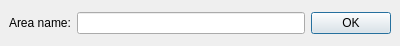
<ui version="4.0" >
 <class>AreaNameClass</class>
 <widget class="QDialog" name="AreaNameClass" >
  <property name="windowModality" >
   <enum>Qt::ApplicationModal</enum>
  </property>
  <property name="geometry" >
   <rect>
    <x>0</x>
    <y>0</y>
    <width>400</width>
    <height>46</height>
   </rect>
  </property>
  <property name="sizePolicy" >
   <sizepolicy>
    <hsizetype>5</hsizetype>
    <vsizetype>0</vsizetype>
    <horstretch>0</horstretch>
    <verstretch>0</verstretch>
   </sizepolicy>
  </property>
  <property name="maximumSize" >
   <size>
    <width>16777215</width>
    <height>46</height>
   </size>
  </property>
  <property name="windowTitle" >
   <string>Modify Area Name</string>
  </property>
  <layout class="QGridLayout" >
   <property name="margin" >
    <number>9</number>
   </property>
   <property name="spacing" >
    <number>6</number>
   </property>
   <item row="0" column="0" >
    <layout class="QHBoxLayout" >
     <property name="margin" >
      <number>0</number>
     </property>
     <property name="spacing" >
      <number>6</number>
     </property>
     <item>
      <widget class="QLabel" name="label" >
       <property name="text" >
        <string>Area name:</string>
       </property>
      </widget>
     </item>
     <item>
      <widget class="QLineEdit" name="areaName_" />
     </item>
     <item>
      <widget class="QPushButton" name="ok_" >
       <property name="text" >
        <string>OK</string>
       </property>
      </widget>
     </item>
    </layout>
   </item>
  </layout>
 </widget>
 <layoutdefault spacing="6" margin="11" />
 <resources/>
 <connections/>
</ui>
